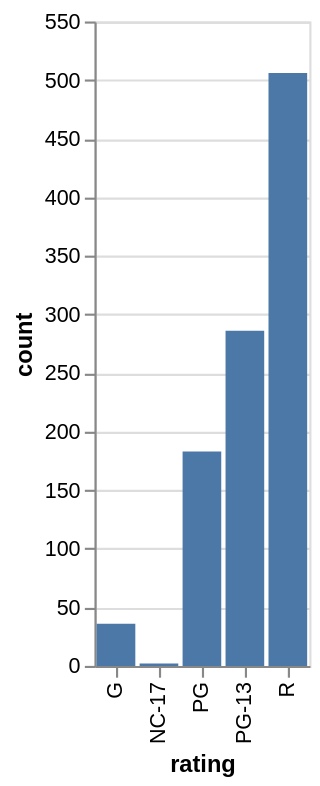

Notebook cell for this chart:
### Markdown cell above
Let's create a barchart showing the count of each movie rating by using Altair's aggregation capabilities.

In [this example](https://altair-viz.github.io/getting_started/starting.html#data-transformation-aggregation), we see the x axis being set to a feature called `a`, and the y axis set to the `average()` of a feature called `b`.

In our case, we want the x axis to be set to `rating` and the y axis to be the `count()` of `rating`.

### Code cell
# Use Altair to create a bar chart comparing the count of each movie rating

chart = alt.Chart(rate_mpaa).mark_bar().encode(
    x='rating:N',
    y='count:Q'
)

chart

### Figure 1 — Vega-Lite specification as saved in the notebook (floating-point values rounded to 4 significant figures)
{"config": {"view": {"continuousWidth": 300, "continuousHeight": 300}}, "data": {"name": "data-1d91e63b6dbeb4f91c98c680e64c6c1f"}, "mark": {"type": "bar"}, "encoding": {"x": {"field": "rating", "type": "nominal"}, "y": {"field": "count", "type": "quantitative"}}, "$schema": "https://vega.github.io/schema/vega-lite/v5.20.1.json", "datasets": {"data-1d91e63b6dbeb4f91c98c680e64c6c1f": [{"rating": "G", "count": 36}, {"rating": "NC-17", "count": 2}, {"rating": "R", "count": 506}, {"rating": "PG-13", "count": 286}, {"rating": "PG", "count": 183}]}}
